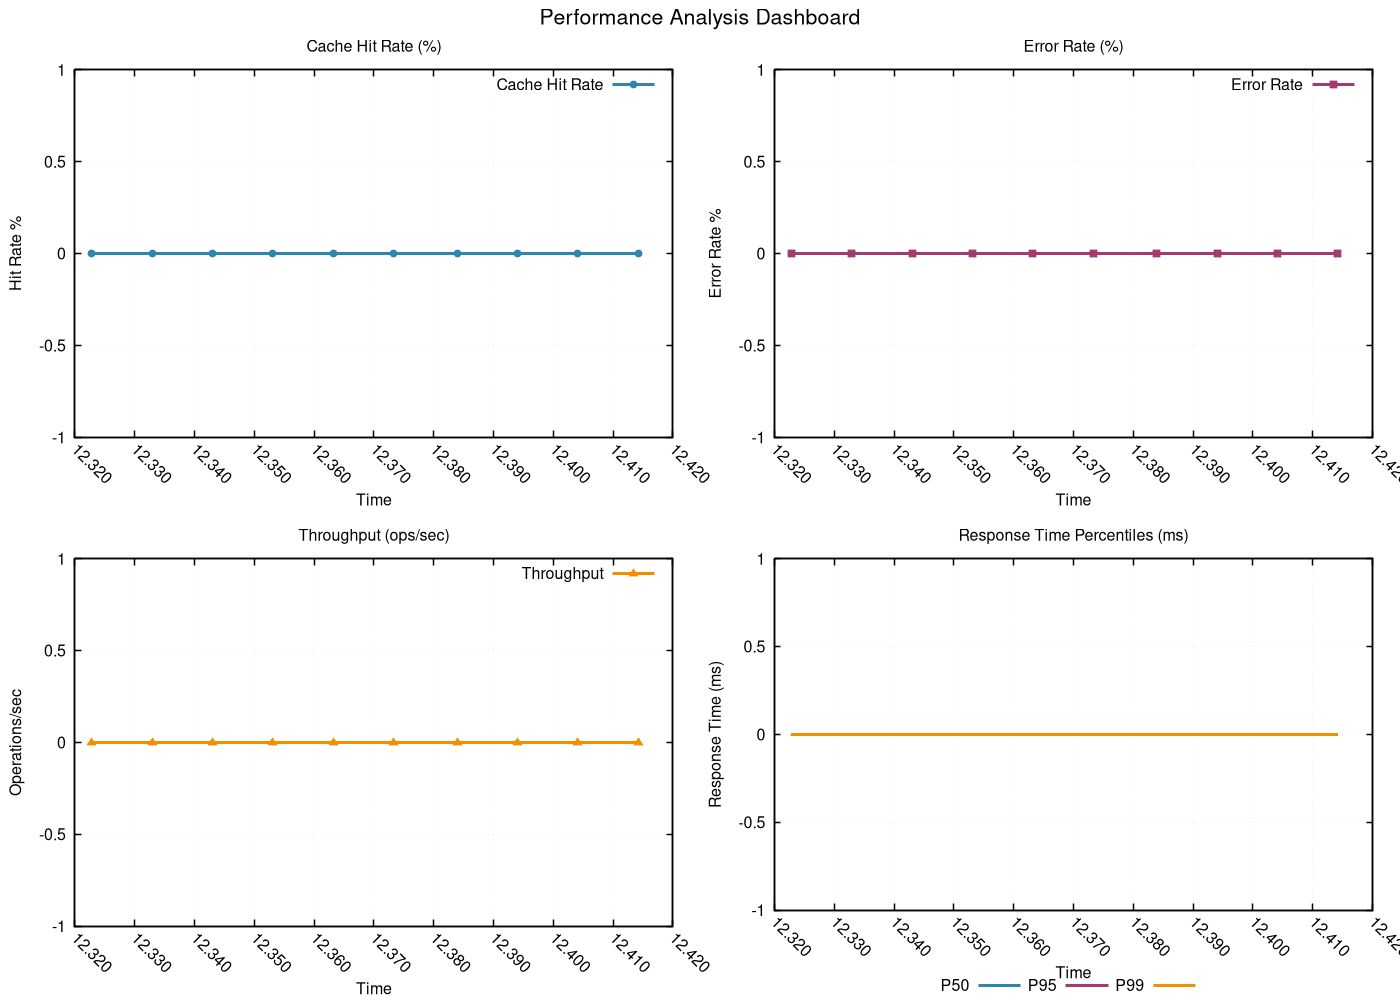

The gnuplot source for this figure:
# GNUplot script for performance metrics
set terminal pngcairo enhanced font 'Helvetica,12' size 1400,1000
set output 'png/merge_sort_20260131_225122_algorithm.png'

set multiplot layout 2,2 title 'Performance Analysis Dashboard' font 'Helvetica,16'
set style line 1 lc rgb '#2E86AB' lt 1 lw 3 pt 7 ps 0.8
set style line 2 lc rgb '#A23B72' lt 1 lw 3 pt 5 ps 0.8
set style line 3 lc rgb '#F18F01' lt 1 lw 3 pt 9 ps 0.8
set style line 4 lc rgb '#F19C79' lt 1 lw 3 pt 11 ps 0.8
set style line 5 lc rgb '#0ABB9F' lt 1 lw 3 pt 13 ps 0.8

set format x "%.3f"
set xtics rotate by -45
set autoscale x

set title 'Cache Hit Rate (%)'
set xlabel 'Time'
set ylabel 'Hit Rate %'
set grid linestyle 1 lc rgb '#D3D3D3' lt 0 lw 1
set border linewidth 1.5
plot 'png/merge_sort_20260131_225122_algorithm.dat' using 1:11 with linespoints ls 1 title 'Cache Hit Rate'
set title 'Error Rate (%)'
set xlabel 'Time'
set ylabel 'Error Rate %'
set grid linestyle 1 lc rgb '#D3D3D3' lt 0 lw 1
set border linewidth 1.5
plot 'png/merge_sort_20260131_225122_algorithm.dat' using 1:12 with linespoints ls 2 title 'Error Rate'
set title 'Throughput (ops/sec)'
set xlabel 'Time'
set ylabel 'Operations/sec'
set grid linestyle 1 lc rgb '#D3D3D3' lt 0 lw 1
set border linewidth 1.5
plot 'png/merge_sort_20260131_225122_algorithm.dat' using 1:13 with linespoints ls 3 title 'Throughput'
set title 'Response Time Percentiles (ms)'
set xlabel 'Time'
set ylabel 'Response Time (ms)'
set grid linestyle 1 lc rgb '#D3D3D3' lt 0 lw 1
set border linewidth 1.5
set key outside center bottom horizontal
plot 'png/merge_sort_20260131_225122_algorithm.dat' using 1:14 with lines ls 1 title 'P50', \
     'png/merge_sort_20260131_225122_algorithm.dat' using 1:15 with lines ls 2 title 'P95', \
     'png/merge_sort_20260131_225122_algorithm.dat' using 1:16 with lines ls 3 title 'P99'
unset multiplot
